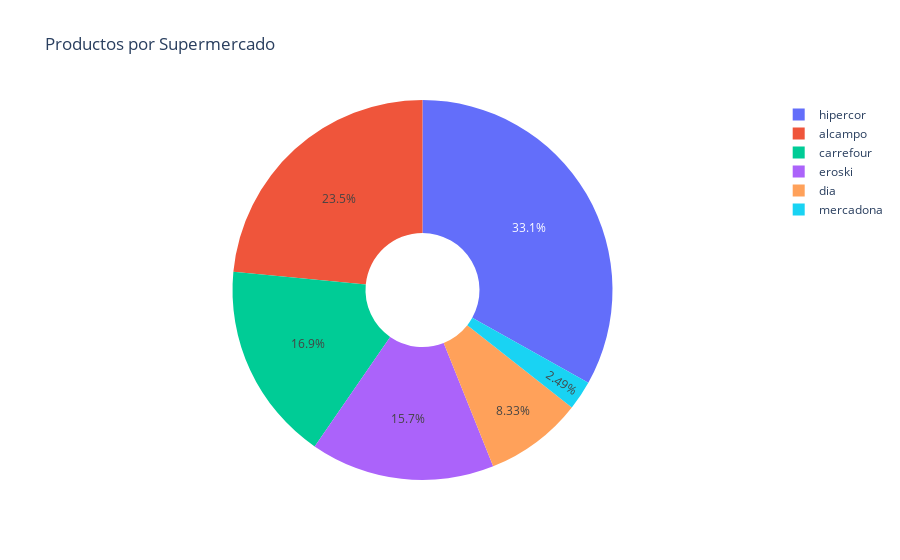

The code cell stored with this chart in its notebook:
### Markdown cell above
### Donut

### Code cell
fig_donut = px.pie(consulta1, names='supermercado', values='total_productos',
                   title='Productos por Supermercado', hole=0.3)
fig_donut.show()

### Figure 1 — Plotly figure (JSON) as saved in the notebook; plotly's stock layout.template omitted (floating-point values rounded to 4 significant figures)
{"data": [{"domain": {"x": [0, 1], "y": [0, 1]}, "hole": 0.3, "hovertemplate": "supermercado=%{label}<br>total_productos=%{value}<extra></extra>", "labels": ["hipercor", "alcampo", "carrefour", "eroski", "dia", "mercadona"], "legendgroup": "", "name": "", "showlegend": true, "type": "pie", "values": [505, 358, 258, 239, 127, 38]}], "layout": {"legend": {"tracegroupgap": 0}, "title": {"text": "Productos por Supermercado"}}}
